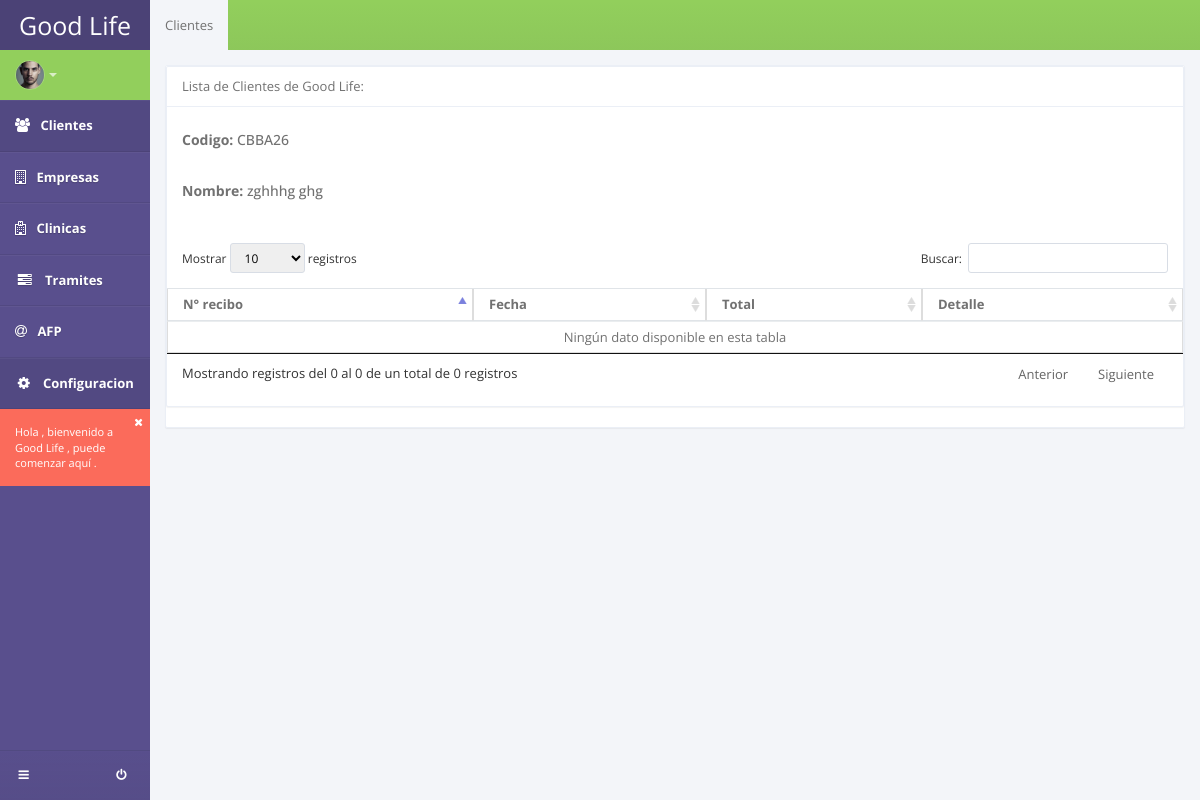
The app's page /reportecobro/31, older data.
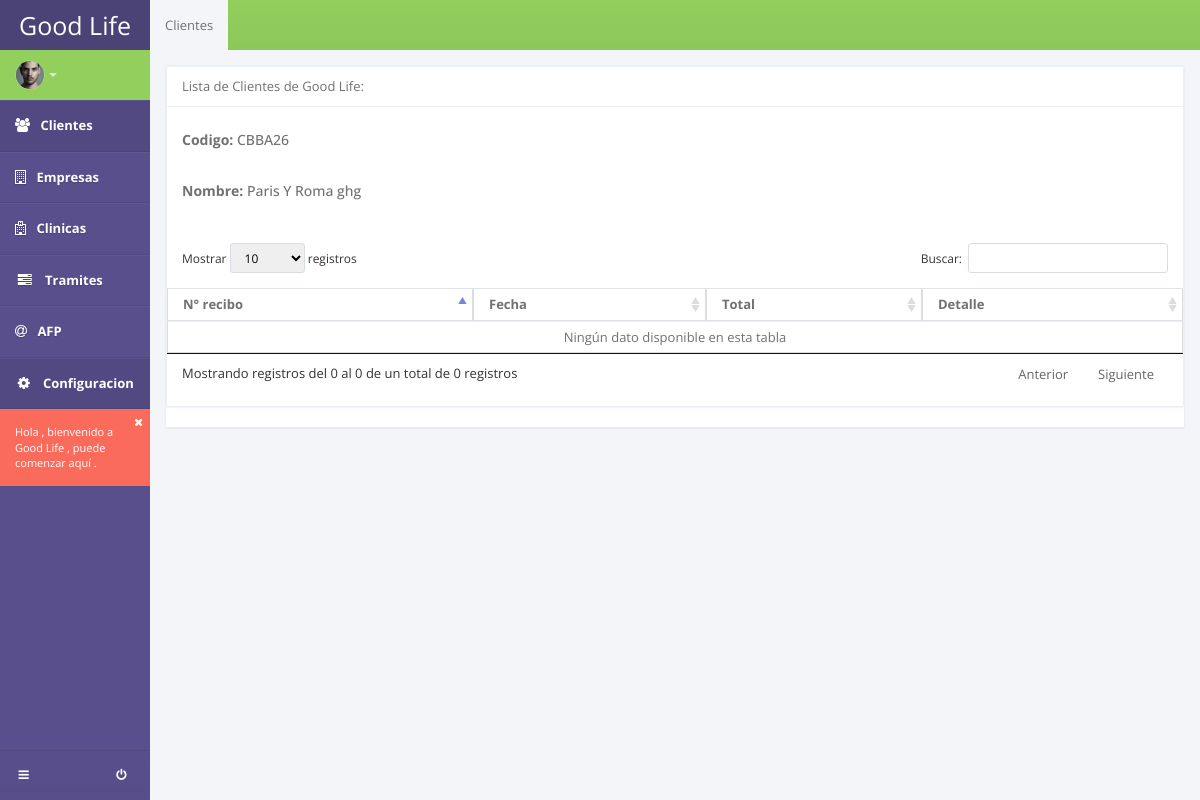
The same page, newer data.
### apps/clientes/models.py (models this page shows, shortened)
class Cliente(models.Model):
	codigo_gl = models.CharField(max_length=20)
	fecha_ingreso = models.DateField(null=True, blank=True)
	ciudad_origen = models.CharField(max_length=50, choices=DEP_CHOICES)
	nombres = models.CharField(max_length=100)
	apellidos = models.CharField(max_length=100)
	fecha_naciemiento = models.DateField(null=True, blank=True)
	edad = models.IntegerField()
	ci = models.BigIntegerField()
	expedido = models.CharField(max_length=100, null=True, blank=True)
	telefono = models.IntegerField(null=True, blank=True)
	cel = models.IntegerField(null=True, blank=True)
	foto = models.ImageField(upload_to='clientes', null=True, blank=True)
	activo = models.BooleanField(default=True)
	empresa = models.ForeignKey(Empresa, null=True, blank=True)
	tramite = models.ForeignKey(Tramite, null=True, blank=True)
	afps = models.ForeignKey(TramiteAfp, null=True, blank=True)
	clinica = models.ForeignKey(Clinica, null=True, blank=True)
	persona_referencia = models.CharField(max_length=150, null=True, blank=True)
	telefono_per_referencia = models.IntegerField(null=True, blank=True)
	cel_per_referencia = models.IntegerField(null=True, blank=True)
	usuario = models.CharField(max_length=50, null=True, blank=True)
	fecha_inactivo = models.DateField(null=True, blank=True)
	seguro = models.CharField(max_length=50, null=True, blank=True)

### apps/clientes/views.py (the view)
# urls.py: url(r'^reportecobro/(?P<pk>\d+)$', 'apps.clientes.views.reporteCobro', name='reportecobro'),
def reporteCobro(request, pk):
    cobro = ServiciosCobroCliente.objects.filter(cliente=pk)
    cabezera = []
    for c in cobro:
        detalle = ServiciosCobroClienteDetalle.objects.filter(cobro=c)
        total = 0
        for d in detalle:
            total = total + d.amortizacion
        cabezera.append({'num_recibo': c.num_recibo, 'fecha': c.fecha, 'total': total})
    data = {
        'cobro': cabezera,
        'cliente': Cliente.objects.get(pk=pk)
    }
    return render(request, 'clientes/reporte_cobro.html', data)

### templates/clientes/reporte_cobro.html (shortened to what this page needs)
{% extends 'base_sistema.html' %}
{% block content %}
<section id="content">
	<section class="vbox">
		<header class="header bg-success bg-gradient">
	        <ul class="nav nav-tabs">
	            <li class="active"><a href="#static" data-toggle="tab">Clientes</a></li>
	        </ul>
	    </header>
	    <section class="scrollable wrapper">
			<div class="tab-content">
				<div class="panel panel-default">
					<section class="panel">
					    <header class="panel-heading"> Lista de Clientes de Good Life: </header>
					    <div class="row text-sm wrapper">
					        <div class="col-sm-5 m-b-xs">
					          <h5><b>Codigo:</b> {{cliente.codigo_gl}}</h5><br>
                    <h5><b>Nombre:</b> {{cliente.nombres}} {{cliente.apellidos}}</h5>
					        </div>
					        <div class="col-sm-4 m-b-xs">
					        </div>
					        <div class="col-sm-3">
					        </div>
					    </div>
					    <div class="table-responsive">
					        <table summary="This table shows how to create responsive tables using Bootstrap's default functionality" class="table table-bordered table-hover" id="tabla">
						          <thead>
						            <tr>
						            	<th>N° recibo</th>
						            	<th>Fecha</th>
                          <th>Total</th>
										<th>Detalle</th>
						            </tr>
							        </thead>
										<tbody>
									</tbody>
						        </table>
					    </div>
					</section>
			</div>
		</section>
	</section>
</section>
{% endblock content %}

Row changes from the older to the newer data that the page shows:
changed Cliente "CBBA26": nombres "zghhhg" → "Paris Y Roma"
